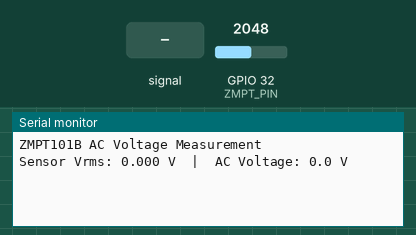
Bench run of a sketch on a simulated ESP32. Parts: the last lines printed to the serial monitor. The test bench sets the inputs (shaded band); at power-on: GPIO 32 (ZMPT_PIN) = 2048.

Above: at 2.2 s.
2.3 s: GPIO 32 (ZMPT_PIN) fed a 200 Hz sine of ±327 counts around its level
3.8 s: GPIO 32 (ZMPT_PIN) set to 2866
At 4.3 s:
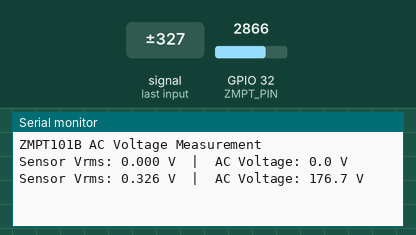
5.3 s: GPIO 32 (ZMPT_PIN) set to 3603
At 6.6 s:
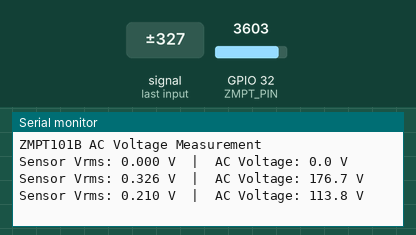
6.8 s: GPIO 32 (ZMPT_PIN) fed a 200 Hz sine of ±327 counts around its level
At 8.6 s:
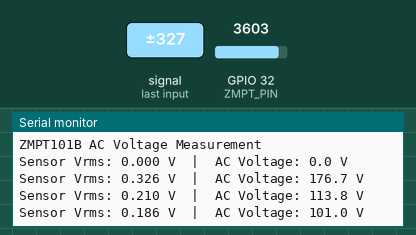
Timing chart, 0 to 9.3 s (numbered marks = the images above; inputs shaded):
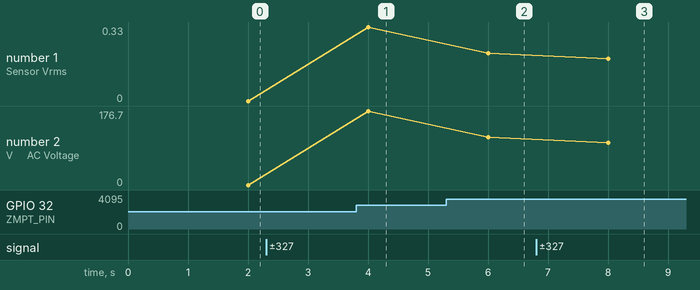

The sketch:

Calibration.ino
```cpp
// ZMPT101B AC Voltage Sensor Reading using ESP32
// Connected to ADC pin 32

#define ZMPT_PIN 32     // ADC pin for ZMPT101B
const int SAMPLES = 500; // Number of samples per reading
const float ADC_REF = 3.3;   // ADC reference voltage
const int ADC_RES = 4095;    // 12-bit ADC resolution

// Calibration factor (you must adjust this based on your real readings)
float calibrationFactor = 233.0 / 0.43;  // Example: 230V AC gives 1V RMS at output

void setup() {
  Serial.begin(115200);
  delay(1000);
  Serial.println("ZMPT101B AC Voltage Measurement");
}

void loop() {
  float voltage = getVPP();             // Peak-to-peak voltage (sensor output)
  float Vrms = (voltage / 2.0) * 0.707; // Convert to RMS
  float AC_voltage = Vrms * calibrationFactor; // Apply calibration

  Serial.print("Sensor Vrms: ");
  Serial.print(Vrms, 3);
  Serial.print(" V  |  AC Voltage: ");
  Serial.print(AC_voltage, 1);
  Serial.println(" V");

  delay(1000);
}

// Function to measure peak-to-peak voltage
float getVPP() {
  int minValue = ADC_RES;
  int maxValue = 0;
  unsigned long start_time = millis();

  while ((millis() - start_time) < 1000) { // sample for 1 second
    int readValue = analogRead(ZMPT_PIN);
    if (readValue > maxValue) maxValue = readValue;
    if (readValue < minValue) minValue = readValue;
  }

  float result = ((maxValue - minValue) * ADC_REF) / ADC_RES;
  return result;
}
```

Measured:
- after the input at 3.8 s, the serial monitor: prints a new line after 0.20 s (image 1)
- after the input at 5.3 s, the serial monitor: prints a new line after 0.70 s (image 2)
- after the input at 6.8 s, the serial monitor: prints a new line after 1.2 s (image 3)
- plotted number 1: 0 → 0.33 after the input at 3.8 s, 0.33 → 0.21 after the input at 5.3 s, 0.21 → 0.19 after the input at 6.8 s
- plotted number 2: 0 → 176.7 after the input at 3.8 s, 176.7 → 113.8 after the input at 5.3 s, 113.8 → 101 after the input at 6.8 s
